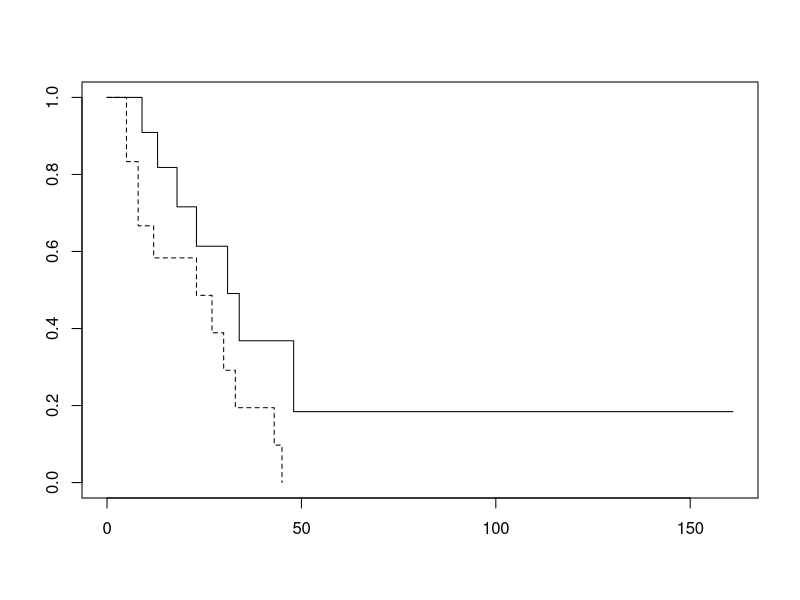
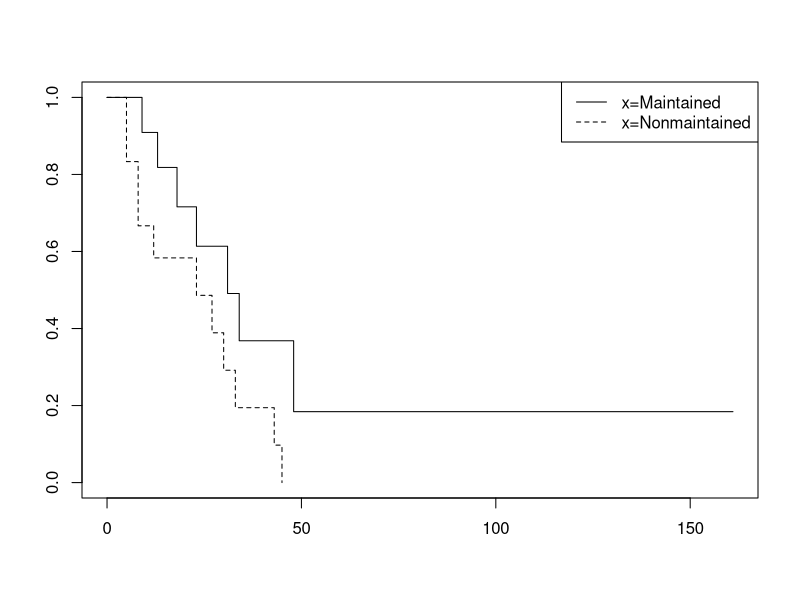

Write the R code that produced these figures, in order.
require(survival)

aml

class(aml)
str(aml)

(aml.Surv <- with(aml, Surv(time, status)))

# aml.survfit <- survfit(aml.Surv ~ aml$x)
aml.survfit <- survfit(Surv(time, status) ~ x, aml)
aml.survfit
summary(aml.survfit)

# plot(aml.survfit)
# levels(aml$x)
plot(aml.survfit, lty=1:2)

K <- length(aml.survfit$strata)
LEGEND <- attr(aml.survfit$strata, "names")
plot(aml.survfit, lty=1:K)
legend("topright", LEGEND, lty=1:K)

# plot(aml.survfit, lty=1:2)
# legend("topright", c("Maintained", "Nonmaintained"), lty=1:2)